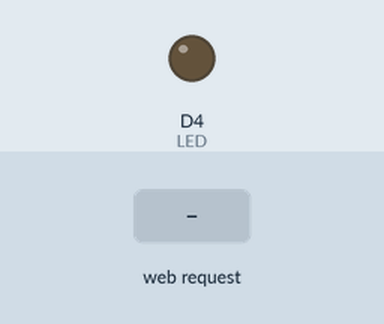
The sketch below on a simulated ESP8266 (NodeMCU). Parts: output pins drawn as LEDs (lit = HIGH). The inputs (shaded band) are chosen by the test bench. WiFi joins after 1.5 s; servers stay silent unless stated; web services answer with replies made up by the test bench; what the sketch prints to the serial monitor is not drawn.

Above: at 3.1 s.
3.2 s: HTTP request GET /?LED=OFF received
At 4.2 s:
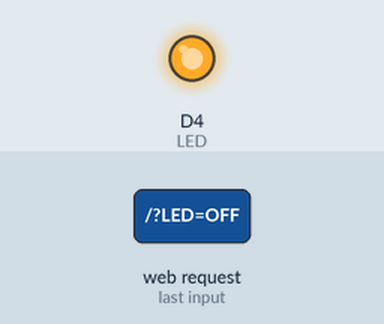
4.7 s: HTTP request GET /?LED=ON received
At 5.4 s:
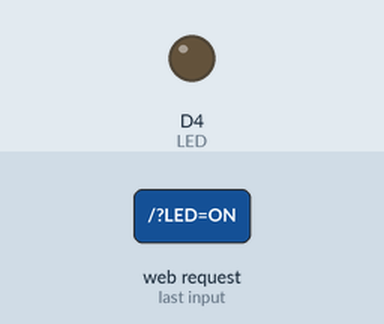
Timing chart, 0 to 7.7 s (numbered marks = the images above; inputs shaded):
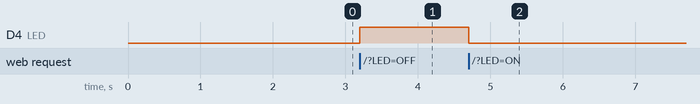

The sketch:

Whatsapp_API_Library.ino
```cpp
/*
 * This program is free software; you can redistribute it and/or
 * modify without any restriction
 *
 * This file generate web server and send message on Whatsapp when temperature on DHT22 or DHT11
 * device is higher than a target value
 *
 */
#include <ESP8266WiFi.h>
#include <ESP8266WebServer.h>
#include <ESP8266mDNS.h>

//#include "DHT.h"
#include "Web_Tools.h"  //Personnal library


/*
 *   Macros
 */
#define PORT    9090        //Default port
#define REFRESH_PAGE_DELAY 5 //Timeout before refresh

#define LED     D4        //LED Pin

#define DHTPIN D2         //Digital pin connected to the DHT sensor
#define DHTTYPE DHT11     //Use DHT22 or DHT21
#define MAX_TEMPERATURE_ALLOWED 16

#define PHONE_NUMBER "+33620887512" //"+33666666666"
#define API_KEY "1382181"

/*
 *   Global variables
 */

const char* ssid     = "SFR_8A40";          //SSID
const char* password = "biosdu56";  //Password


float temperature = 20.0;
float humidity = 50.0;

bool overTemperature = false;   //true when temp over target


const String minimalPageContent = "<html>\
  <head>\
    <title>CREPP Web Server</title>\
    <meta charset=\"utf-8\"/> \
    </head>\
  <body>\
    <h1>Led ESP8266</h1><br>\
    <h3>LED on D4 Pin</h3><br>\
      <a href=\"/?LED=ON\"><button >Turn-on</button></a>\
      <a href=\"/?LED=OFF\"><button >Turn-off</button></a>\
  </body>\
</html>";


/*
 *   Objects
 */

//DHT dht(DHTPIN, DHTTYPE);

ESP8266WebServer server(PORT);

Web_Tools Web_device = Web_Tools();


void setup() {

  pinMode(LED, OUTPUT);       //LED ouput
  digitalWrite(LED, LOW);
  Serial.begin(115200);       //Baudrate
  WiFi.begin(ssid, password); //Connexion
  Serial.println("");         //New line

  //dht.begin();

  while (WiFi.status() != WL_CONNECTED)
  {
    delay(500);
    Serial.println(">>> Network is not available...Retry...");
  }

  Serial.print(">>> Connected to ");
  Serial.println(ssid);
  Serial.print("with this IP address: ");
  Serial.println(WiFi.localIP());
  Serial.print("and this MAC address : ");
  Serial.println(WiFi.macAddress());

  if (MDNS.begin("esp8266")) //Multicast DNS
  {
    Serial.println(">>> Serveur MDNS : ON");
  }

  Web_device.initWhatsapp_API(PHONE_NUMBER, API_KEY);

  if(Web_device.sendMessage("Boot of ESP32 on "+Web_device.ipAddress2String(WiFi.localIP())+"\nTemperature : "+String(temperature)+" °C\n"+"Humidity : "+String(humidity)+" %") == Whatsapp_OK)
  {
    Serial.println("Message sent !");
  }

  server.on("/", mainPage);           //Display main page
  server.onNotFound(notFoundPage);    //Display error page

  server.begin();                     //Starting server
  Serial.println(">>> Starting server");

  //temperature = dht.readTemperature();
  //humidity  = dht.readHumidity();

  Web_device.initWhatsapp_API(PHONE_NUMBER, API_KEY);

  if(Web_device.sendMessage("Boot of ESP32 on "+Web_device.ipAddress2String(WiFi.localIP())+"\nTemperature : "+String(temperature)+" °C\n"+"Humidity : "+String(humidity)+" %") == Whatsapp_OK)
  {
    Serial.println("Message sent !");
  }
  else
  {
     Serial.println("Message no sent !");
  }

}

void loop()
{
  server.handleClient(); //Clients handler
}

void mainPage()
{

 if(server.arg("LED")=="ON")        //Reading 'LED' argument value
 {
      digitalWrite(LED, LOW);       //Turn-on LED
 }
 else if(server.arg("LED")=="OFF")
 {
     digitalWrite(LED, HIGH);       //Turn-off LED
 }
 else if(server.arg("UPDATE")=="1")
 {
  server.send(200, "text/html", getString()); //Update main page
 }
 else if(server.arg("REBOOT")=="1")
 {
   ESP.restart();
 }
 else {
  //nothing
 }

 server.send(200, "text/html", getString()); //Sending main page

}


void notFoundPage()  //Gestion si mauvaise URL
{
  server.send(404, "text/plain", "Page introuvable !\n\n");

}


String getString()   //Generate main page
{
  //get temperature
  //temperature = dht.readTemperature();
  //humidity  = dht.readHumidity();
  /*
  Serial.println(">>> Temperature = "+String(temperature));
  Serial.println(">>> Humidity = "+String(humidity));

  if(temperature >= MAX_TEMPERATURE_ALLOWED)
  {
    if(overTemperature == false)
    {
      Web_device.sendMessage("Temperature higher than target at "+String(MAX_TEMPERATURE_ALLOWED)+ " °C");
      overTemperature = true;
    }
  }
  else
  {
    overTemperature = false;
  }


  const String fullPageContent = "<html>\
  <head>\
    <title>CREPP Web Server</title>\
    <meta charset=\"utf-8\"/> \
    <meta http-equiv=\"refresh\" content=\""+String(REFRESH_PAGE_DELAY)+"\">\
    <link rel=\"stylesheet\" href=\"https://stackpath.bootstrapcdn.com/bootstrap/4.3.1/css/bootstrap.min.css\" integrity=\"sha384-ggOyR0iXCbMQv3Xipma34MD+dH/1fQ784/j6cY/iJTQUOhcWr7x9JvoRxT2MZw1T\" crossorigin=\"anonymous\">\
  </head>\
  <body style=\"margin-left:5%;\">\
    <h1>Led ESP8266</h1><br>\
    <h3>Led control <span class=\"badge badge-secondary\">D4</span> pin</h3><br>\
      <a href=\"/?LED=ON\"><button class=\"btn btn-success\">Turn-on</button></a>\
      <a href=\"/?LED=OFF\"><button class=\"btn btn-danger\">Turn-off</button></a><br><br>\
    <h3>Temperature and humidity measurements with DHT11 sensor on <span class=\"badge badge-secondary\">D2</span> pin</h3><br>\
      <a href=\"/?UPDATE=1\"><button class=\"btn btn-primary\">Update</button></a><br><br>\
      <a href=\"/?REBOOT=1\"><button class=\"btn btn-warning\">Restart ESP12 NodeMCU</button></a><br><br>\
      >>> <b>Temperature</b> : "+String(temperature)+" °C<br>\
      >>> <b>Humidity</b> : "+String(humidity)+"%\
  </body>\
</html>";

return fullPageContent;
*/
return "";

}
```

Web_Tools.cpp
```cpp
#include "Web_Tools.h"


Web_Tools::Web_Tools() {
}

void Web_Tools::initWhatsapp_API(const String phoneNumber, const String apiKey)
{
    m_phoneNumber_whatsapp = phoneNumber;
    m_apiKey_whatsapp = apiKey;

}

uint16_t Web_Tools::sendMessage(String message)
{
    m_url_whatsapp = "http://api.callmebot.com/whatsapp.php?phone=" + m_phoneNumber_whatsapp + "&apikey=" + m_apiKey_whatsapp + "&text=" + urlEncode(message);
    m_httpClient.begin(m_WifiClient, m_url_whatsapp);
    m_httpClient.addHeader("Content-Type", "application/x-www-form-urlencoded");
    return  m_httpClient.POST(m_url_whatsapp);
}

String Web_Tools::ipAddress2String(IPAddress ip)
{
  return String(ip[0]) + String(".") + String(ip[1]) + String(".") + String(ip[2]) + String(".") +  String(ip[3]);
}
```

Web_Tools.h
```cpp
#include "IPAddress.h"

#ifndef WEB_TOOLS
#define WEB_TOOLS

#include <Arduino.h>
#include <ESP8266HTTPClient.h>
#include <WiFiClient.h>
#include <UrlEncode.h>


typedef enum
{
	Whatsapp_OK = 200,
	Whatsapp_FAIl = 400

} WhatsApp_Response;

class Web_Tools

{

public:

	Web_Tools();

	//Whatsapp
	void initWhatsapp_API(const String phoneNumber, const String apiKey);
	uint16_t sendMessage(String message);

	String ipAddress2String(IPAddress ip);

/*
#  private methods and attributs
*/
private:

	String m_phoneNumber_whatsapp;
	String m_apiKey_whatsapp;
	String m_url_whatsapp;
	//
	WiFiClient m_WifiClient;
	HTTPClient m_httpClient;

};


#endif
```

Measured:
- after the input at 3.2 s, D4 (LED): LOW → HIGH at once
- after the input at 4.7 s, D4 (LED): HIGH → LOW at once
